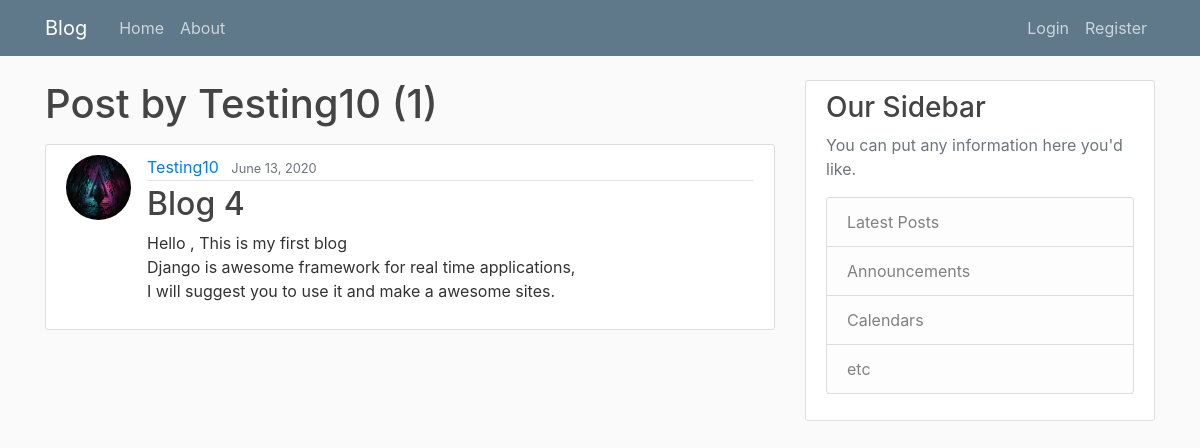
The page /user/Testing10 on the database as committed earlier.
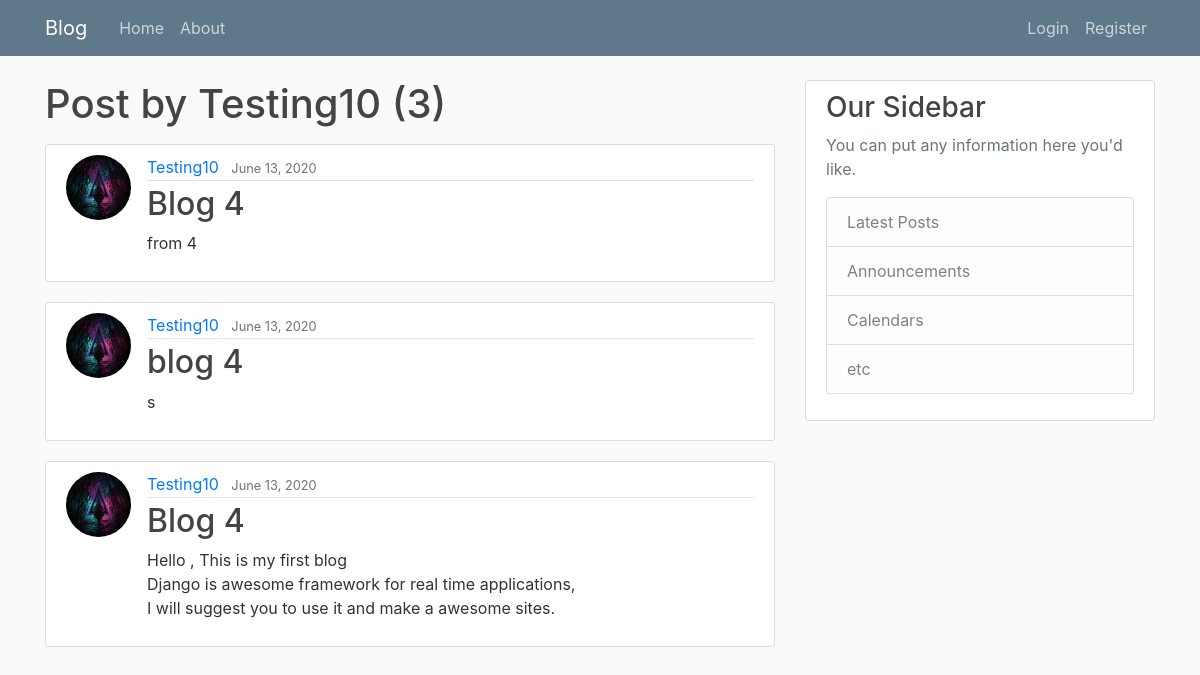
The same page on the database as committed later.
### blog/models.py (models this page shows, shortened)
class Post(models.Model):
    title = models.CharField(max_length=100)
    content = models.TextField()
    date_posted = models.DateTimeField(default=timezone.now)
    author = models.ForeignKey(User,on_delete=models.CASCADE)

### users/models.py (models this page shows, shortened)
class Profile(models.Model):
    user = models.OneToOneField(User, on_delete=models.CASCADE)
    image = models.ImageField(default='default.jpg', upload_to='profile_pics')

### blog/views.py (the view)
# urls.py: path('user/<str:username>', UserPostListView.as_view(), name="user-posts"),
class UserPostListView(ListView):
    model = Post
    template_name = 'blog/user_posts.html'  # <app>/<model>_<viewtype>.html
    context_object_name = 'posts'
    paginate_by = 5
    def get_queryset(self):
        user = get_object_or_404(User, username=self.kwargs.get('username'))
        return Post.objects.filter(author=user).order_by('-date_posted')

### blog/templates/blog/user_posts.html (shortened to what this page needs)
{% extends "blog/base.html" %}
{% block content %}
    <h1 class="mb-3">Post by {{ view.kwargs.username }} ({{ page_obj.paginator.count }})</h1>
    {% for post in posts %}
        <article class="media content-section">
            <img class="rounded-circle article-img" src="{{ post.author.profile.image.url }}">
            <div class="media-body">
            <div class="article-metadata">
                <a class="mr-2" href="{% url 'user-posts' post.author.username %}">{{ post.author }}</a>
                <small class="text-muted">{{ post.date_posted|date:"F d, Y" }}</small>
            </div>
            <h2><a class="article-title" href="{% url 'post-detail' post.id %}">{{ post.title }}</a></h2>
            <p class="article-content">{{ post.content }}</p>
            </div>
        </article>
    {% endfor %}
{% endblock %}

### blog/templates/blog/base.html (shortened to what this page needs)
{% load static %}
<!DOCTYPE html>
<html lang="en">
<head>
    <link rel="stylesheet" href="https://stackpath.bootstrapcdn.com/bootstrap/4.5.0/css/bootstrap.min.css">
    <link rel="stylesheet" type="text/css" href="{% static 'blog/main.css' %}">
</head>
<body>
    <header class="site-header">
        <nav class="navbar navbar-expand-md navbar-dark bg-steel fixed-top">
            <div class="container">
                <a class="navbar-brand mr-4" href="/">Blog</a>
                <div class="collapse navbar-collapse" id="navbarToggle">
                    <div class="navbar-nav mr-auto">
                        <a class="nav-item nav-link" href="{% url 'blog-home' %}">Home</a>
                        <a class="nav-item nav-link" href="{% url 'blog-about' %}">About</a>
                    </div>
                    <div class="navbar-nav">
                        {% if user.is_authenticated %}
                            <a class="nav-item nav-link" href="{% url 'post-create' %}">New Post</a>
                            <a class="nav-item nav-link" href="{% url 'profile' %}">Profile</a>
                            <a class="nav-item nav-link" href="{% url 'logout' %}">logout</a>
                        {% else %}
                            <a class="nav-item nav-link" href="{% url 'login' %}">Login</a>
                            <a class="nav-item nav-link" href="{% url 'register' %}">Register</a>
                        {% endif %}
                    </div>
                </div>
            </div>
        </nav>
    </header>
    <main role="main" class="container">
        <div class="row">
            <div class="col-md-8">
                {% block content %}{% endblock %}
            </div>
            <div class="col-md-4">
                <div class="content-section">
                    <h3>Our Sidebar</h3>
                    <p class='text-muted'>You can put any information here you'd like.
                    <ul class="list-group">
                        <li class="list-group-item list-group-item-light">Latest Posts</li>
                        <li class="list-group-item list-group-item-light">Announcements</li>
                        <li class="list-group-item list-group-item-light">Calendars</li>
                        <li class="list-group-item list-group-item-light">etc</li>
                    </ul>
                    </p>
                </div>
            </div>
        </div>
    </main>
</body>
</html>

### blog/static/blog/main.css (style rules this page uses)
body { background: #fafafa; color: #333333; margin-top: 5rem; }
h1, h2, h3, h4, h5, h6 { color: #444444; }
ul { margin: 0; }
.bg-steel { background-color: #5f788a; }
.site-header .navbar-nav .nav-link { color: #cbd5db; }
.content-section { background: #ffffff; padding: 10px 20px; border: 1px solid #dddddd; border-radius: 3px; margin-bottom: 20px; }
.article-title { color: #444444; }
.article-content { white-space: pre-line; }
.article-img { height: 65px; width: 65px; margin-right: 16px; }
.article-metadata { padding-bottom: 1px; margin-bottom: 4px; border-bottom: 1px solid #e3e3e3 }

Rows that differ between the two databases and show on the page:
added Post: author.profile.image (placeholder picture), author "Testing10", date_posted "June 13, 2020", title "Blog 4", content "from 4"
added Post: author.profile.image (placeholder picture), author "Testing10", date_posted "June 13, 2020", title "blog 4", content "s"
Other text that changed with them:
{{ page_obj.paginator.count }}: "1" → "3"
